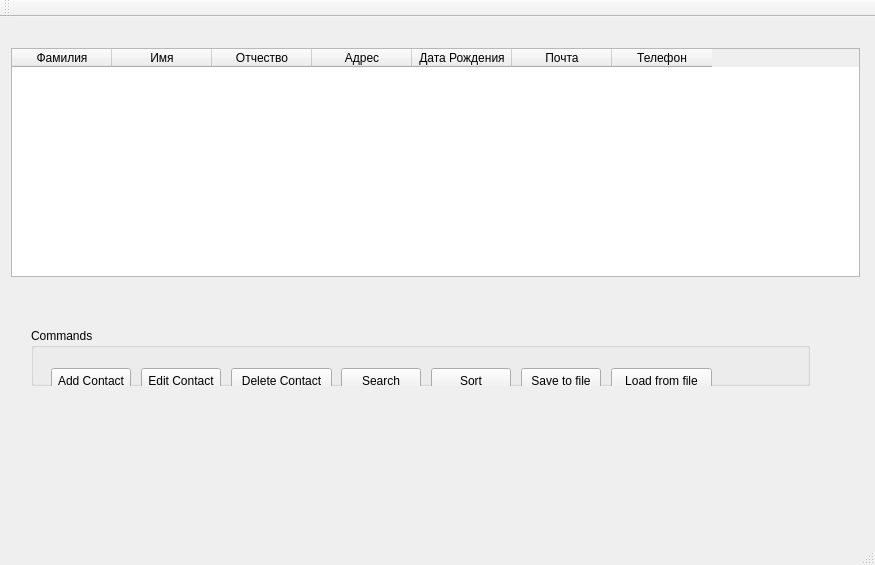
<?xml version="1.0" encoding="utf-8"?>
<ui version="4.0">
	<class>PhoneBookWithQTClass</class>
	<widget class="QMainWindow" name="PhoneBookWithQT">
		<property name="geometry">
			<rect>
				<x>0</x>
				<y>0</y>
				<width>875</width>
				<height>565</height>
			</rect>
		</property>
		<property name="windowTitle">
			<string>PhoneBookWithQT</string>
		</property>
		<widget class="QWidget" name="centralWidget">
			<widget class="QWidget" name="gridLayoutWidget">
				<property name="geometry">
					<rect>
						<x>0</x>
						<y>20</y>
						<width>871</width>
						<height>251</height>
					</rect>
				</property>
				<layout class="QGridLayout" name="gridLayout">
					<item row="1" column="0">
						<widget class="QTableWidget" name="contactsTable">
							<property name="columnCount">
								<number>7</number>
							</property>
							<column>
								<property name="text">
									<string>Фамилия</string>
								</property>
							</column>
							<column>
								<property name="text">
									<string>Имя</string>
								</property>
							</column>
							<column>
								<property name="text">
									<string>Отчество</string>
								</property>
							</column>
							<column>
								<property name="text">
									<string>Адрес</string>
								</property>
							</column>
							<column>
								<property name="text">
									<string>Дата Рождения</string>
								</property>
							</column>
							<column>
								<property name="text">
									<string>Почта</string>
								</property>
							</column>
							<column>
								<property name="text">
									<string>Телефон</string>
								</property>
							</column>
						</widget>
					</item>
				</layout>
			</widget>
			<widget class="QWidget" name="horizontalLayoutWidget">
				<property name="geometry">
					<rect>
						<x>20</x>
						<y>300</y>
						<width>801</width>
						<height>80</height>
					</rect>
				</property>
				<layout class="QHBoxLayout" name="horizontalLayout">
					<item>
						<widget class="QGroupBox" name="groupBox">
							<property name="title">
								<string>Commands</string>
							</property>
							<widget class="QPushButton" name="addButton">
								<property name="geometry">
									<rect>
										<x>20</x>
										<y>40</y>
										<width>80</width>
										<height>25</height>
									</rect>
								</property>
								<property name="text">
									<string>Add Contact</string>
								</property>
							</widget>
							<widget class="QPushButton" name="editButton">
								<property name="geometry">
									<rect>
										<x>110</x>
										<y>40</y>
										<width>80</width>
										<height>25</height>
									</rect>
								</property>
								<property name="text">
									<string>Edit Contact</string>
								</property>
							</widget>
							<widget class="QPushButton" name="deleteButton">
								<property name="geometry">
									<rect>
										<x>200</x>
										<y>40</y>
										<width>101</width>
										<height>25</height>
									</rect>
								</property>
								<property name="text">
									<string>Delete Contact</string>
								</property>
							</widget>
							<widget class="QPushButton" name="searchButton">
								<property name="geometry">
									<rect>
										<x>310</x>
										<y>40</y>
										<width>80</width>
										<height>25</height>
									</rect>
								</property>
								<property name="text">
									<string>Search</string>
								</property>
							</widget>
							<widget class="QPushButton" name="sortButton">
								<property name="geometry">
									<rect>
										<x>400</x>
										<y>40</y>
										<width>80</width>
										<height>25</height>
									</rect>
								</property>
								<property name="text">
									<string>Sort</string>
								</property>
							</widget>
							<widget class="QPushButton" name="saveButton">
								<property name="geometry">
									<rect>
										<x>490</x>
										<y>40</y>
										<width>80</width>
										<height>25</height>
									</rect>
								</property>
								<property name="text">
									<string>Save to file</string>
								</property>
							</widget>
							<widget class="QPushButton" name="loadButton">
								<property name="geometry">
									<rect>
										<x>580</x>
										<y>40</y>
										<width>101</width>
										<height>25</height>
									</rect>
								</property>
								<property name="text">
									<string>Load from file</string>
								</property>
							</widget>
						</widget>
					</item>
				</layout>
			</widget>
		</widget>
		<widget class="QMenuBar" name="menuBar">
			<property name="geometry">
				<rect>
					<x>0</x>
					<y>0</y>
					<width>875</width>
					<height>25</height>
				</rect>
			</property>
		</widget>
		<widget class="QToolBar" name="mainToolBar">
			<attribute name="toolBarArea">
				<enum>TopToolBarArea</enum>
			</attribute>
			<attribute name="toolBarBreak">
				<bool>false</bool>
			</attribute>
		</widget>
		<widget class="QStatusBar" name="statusBar"/>
	</widget>
	<layoutdefault spacing="6" margin="11"/>
	<resources>
		<include location="PhoneBookWithQT.qrc"/>
	</resources>
	<connections/>
</ui>
